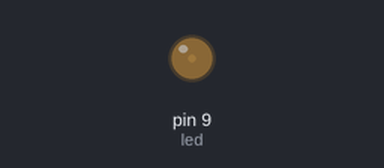
The sketch below on a simulated Arduino Uno, built with avr-gcc and run on an emulated ATmega328P. Shown: output pins drawn as LEDs (lit = HIGH). Random numbers use the default seed unless the sketch sets one.

Above: at 0.15 s.
At 13.11 s:
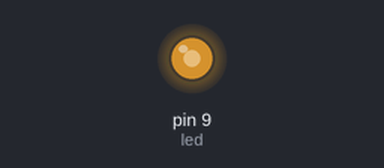
At 28.6 s:
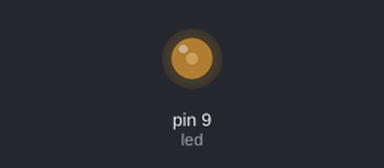
Timing chart, 0 to 40.0 s (numbered marks = the images above):
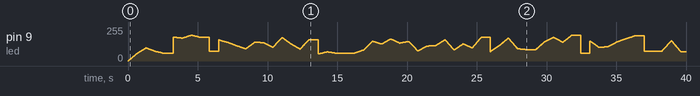

The sketch:

twinkle_twinkle_little_star.ino
```cpp
int led = 9;
int current = 0;
int next = 0;
int cycle = 0;
const int lgn = 600;
void setup() {
  Serial.begin(9600);
  pinMode(led, OUTPUT);
}

void loop() {
  if(cycle>=lgn) cycle = 0;
  if(cycle == 0){
   current = next;
   next = random(50,200);
  }
  updateLed();
  cycle++;
  delay(1);
}


void updateLed() {
  double diff = (next-current)/(double)lgn;
  analogWrite(led, current+diff*cycle);
}
```
